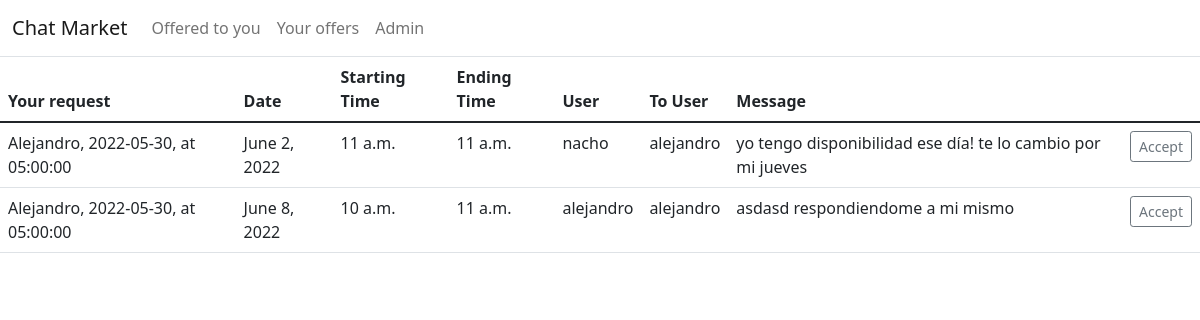
Before: /offered_to_you/ (signed in) with the older database file.
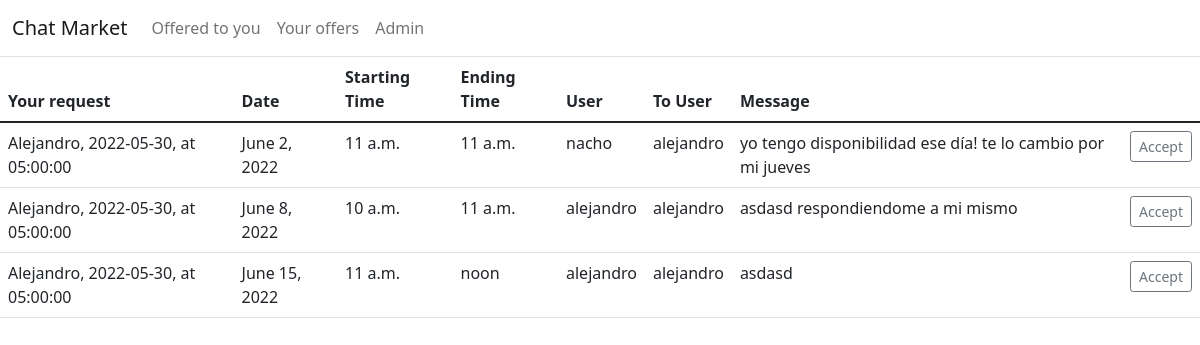
After: the same page with the newer database file.
### chat_commerce/models.py (models this page shows, shortened)
class Offer(models.Model):
    User = models.ForeignKey(User, related_name='offering_user', on_delete=models.CASCADE)
    Request = models.ForeignKey(Request, related_name='original_request', on_delete=models.CASCADE)
    message = models.TextField(blank=True)
    active = models.BooleanField(default=False)
    date = models.DateField()
    start_time = models.TimeField()
    end_time = models.TimeField()
    created_at = models.DateTimeField(auto_now_add=True)
    updated_at = models.DateTimeField(auto_now=True)
    objects = models.Manager()
    accepted = models.BooleanField(default=False)
    class Meta:
        verbose_name_plural = 'Offerings'
        ordering = ('date', "start_time", "end_time")

class Request(models.Model):
    User = models.ForeignKey(User, related_name='requesting_user', on_delete=models.CASCADE)
    message = models.TextField(blank=True)
    active = models.BooleanField(default=False)
    date = models.DateField()
    start_time = models.TimeField()
    end_time = models.TimeField()
    created_at = models.DateTimeField(auto_now_add=True)
    updated_at = models.DateTimeField(auto_now=True)
    objects = models.Manager()
    accepted = models.BooleanField(default=False)
    class Meta:
        verbose_name_plural = 'Requests'
        ordering = ('date', "start_time", "end_time")
    def __str__(self):
        return f"{self.User.username.capitalize()}, {self.date}, at {self.start_time}"

### chat_commerce/views.py (the view)
# urls.py: path('offered_to_you/', views.OfferedToYou_ListView.as_view(), name='offerred_to_you'),
class OfferedToYou_ListView(LoginRequiredMixin, ListView):
    model = Offer
    template_name = 'chat_commerce/offered_to_you_list.html'
    raise_exception = True
    def get_queryset(self):
        request_ids = Request.objects.filter(User=self.request.user).values_list('pk', flat=True)
        print(request_ids)
        return Offer.objects.filter(Request_id__in=request_ids)

### templates/chat_commerce/offered_to_you_list.html (shortened to what this page needs)
{% extends "../base.html" %}
{% block content %}
	<table class="table">
	  <thead>
	    <tr>
		  <th scope="col">Your request</th>
	      <th scope="col">Date</th>
	      <th scope="col">Starting Time</th>
	      <th scope="col">Ending Time</th>
          <th scope="col">User</th>
          <th scope="col">To User</th>
		  <th scope="col">Message</th>
	    </tr>
	  </thead>
	  <tbody>
	    {% for offer in object_list %}
        {% if offer.active %}
		<tr>
		  <td>{{offer.Request}}</td>
	      <td>{{offer.date}}</td>
	      <td>{{offer.start_time}}</td>
	      <td>{{offer.end_time}}</td>
          <td>{{offer.User.username}}</td>
          <td>{{offer.Request.User.username}}</td>
		  <td>{{offer.message}}</td>
		  <td>
			<a button type="button" class="btn btn-outline-secondary btn-sm" href="{% url 'chat_commerce:accept_offer' %}">Accept</a>
		  </td>
	    </tr>
        {% endif %}
	   {% endfor %}
	  </tbody>
	</table>
{% endblock %}

Changed rows visible on the page:
added Offer: Request "Alejandro, 2022-05-30, at 05:00:00", date "June 15, 2022", start_time "11 a.m.", end_time "noon", User.username "alejandro", Request.User.username "alejandro", message "asdasd"
